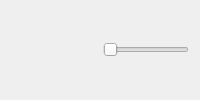
               <widget class="QWidget" name="horizontalWidget_3" native="true">
                <property name="sizePolicy">
                 <sizepolicy hsizetype="Preferred" vsizetype="Fixed">
                  <horstretch>0</horstretch>
                  <verstretch>0</verstretch>
                 </sizepolicy>
                </property>
                <layout class="QHBoxLayout" name="horizontalLayout_7">
                 <item>
                  <widget class="QPushButton" name="playPauseBtn">
                   <property name="sizePolicy">
                    <sizepolicy hsizetype="Fixed" vsizetype="Fixed">
                     <horstretch>0</horstretch>
                     <verstretch>0</verstretch>
                    </sizepolicy>
                   </property>
                   <property name="autoFillBackground">
                    <bool>false</bool>
                   </property>
                   <property name="styleSheet">
                    <string notr="true">background-color: white;

</string>
                   </property>
                   <property name="text">
                    <string/>
                   </property>
                   <property name="icon">
                    <iconset>
                     <normaloff>Res/play.png</normaloff>Res/play.png</iconset>
                   </property>
                   <property name="iconSize">
                    <size>
                     <width>35</width>
                     <height>35</height>
                    </size>
                   </property>
                   <property name="autoDefault">
                    <bool>false</bool>
                   </property>
                   <property name="default">
                    <bool>false</bool>
                   </property>
                   <property name="flat">
                    <bool>true</bool>
                   </property>
                  </widget>
                 </item>
                 <item>
                  <widget class="QPushButton" name="stopBtn">
                   <property name="sizePolicy">
                    <sizepolicy hsizetype="Fixed" vsizetype="Fixed">
                     <horstretch>0</horstretch>
                     <verstretch>0</verstretch>
                    </sizepolicy>
                   </property>
                   <property name="autoFillBackground">
                    <bool>false</bool>
                   </property>
                   <property name="styleSheet">
                    <string notr="true">background-color: white;

</string>
                   </property>
                   <property name="text">
                    <string/>
                   </property>
                   <property name="icon">
                    <iconset>
                     <normaloff>Res/stop.png</normaloff>Res/stop.png</iconset>
                   </property>
                   <property name="iconSize">
                    <size>
                     <width>35</width>
                     <height>35</height>
                    </size>
                   </property>
                   <property name="autoDefault">
                    <bool>false</bool>
                   </property>
                   <property name="default">
                    <bool>false</bool>
                   </property>
                   <property name="flat">
                    <bool>true</bool>
                   </property>
                  </widget>
                 </item>
                 <item>
                  <widget class="QSlider" name="songSlider">
                   <property name="orientation">
                    <enum>Qt::Horizontal</enum>
                   </property>
                  </widget>
                 </item>
                </layout>
               </widget>
